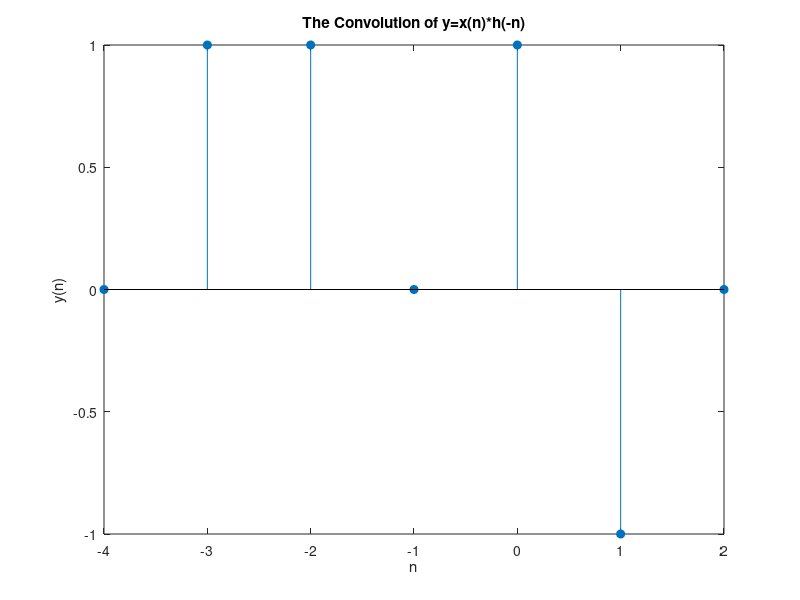

This chart was generated by the following MATLAB code:
clc;
close all;
clear all;

x=[1 1 -1 0];
h=[1 0 1 0];
n1=[-1 0 1 2];
n2=[0 1 2 3];

N1=length(n1);
N2=length(n2);

h_rev=zeros(1,N2);
n2_rev=zeros(1,N2);

for k=1:N2
    h_rev(k)=h(N2-k+1);
    n2_rev(k)=-n2(N2-k+1);
end

N2_rev=length(n2_rev);

X=[x,zeros(1,N2_rev-1)];
H=[h_rev,zeros(1,N1-1)];

L=N1+N2_rev-1;
disp("The Length of the Convolution is:");
disp(L);

y=zeros(1,L);

for i=1:L
    for j=1:N1
        if (i-j+1>0) && (i-j+1<=N2_rev)
            y(i)=y(i)+X(j)*H(i-j+1);
        end
    end
end

ny=(n1(1)+n2_rev(1)):(n1(end)+n2_rev(end));

disp("The Convolution of y:");
disp(y);
stem(ny,y,"filled");
xlabel("n");
ylabel("y(n)");
title("The Convolution of y=x(n)*h(-n)");
